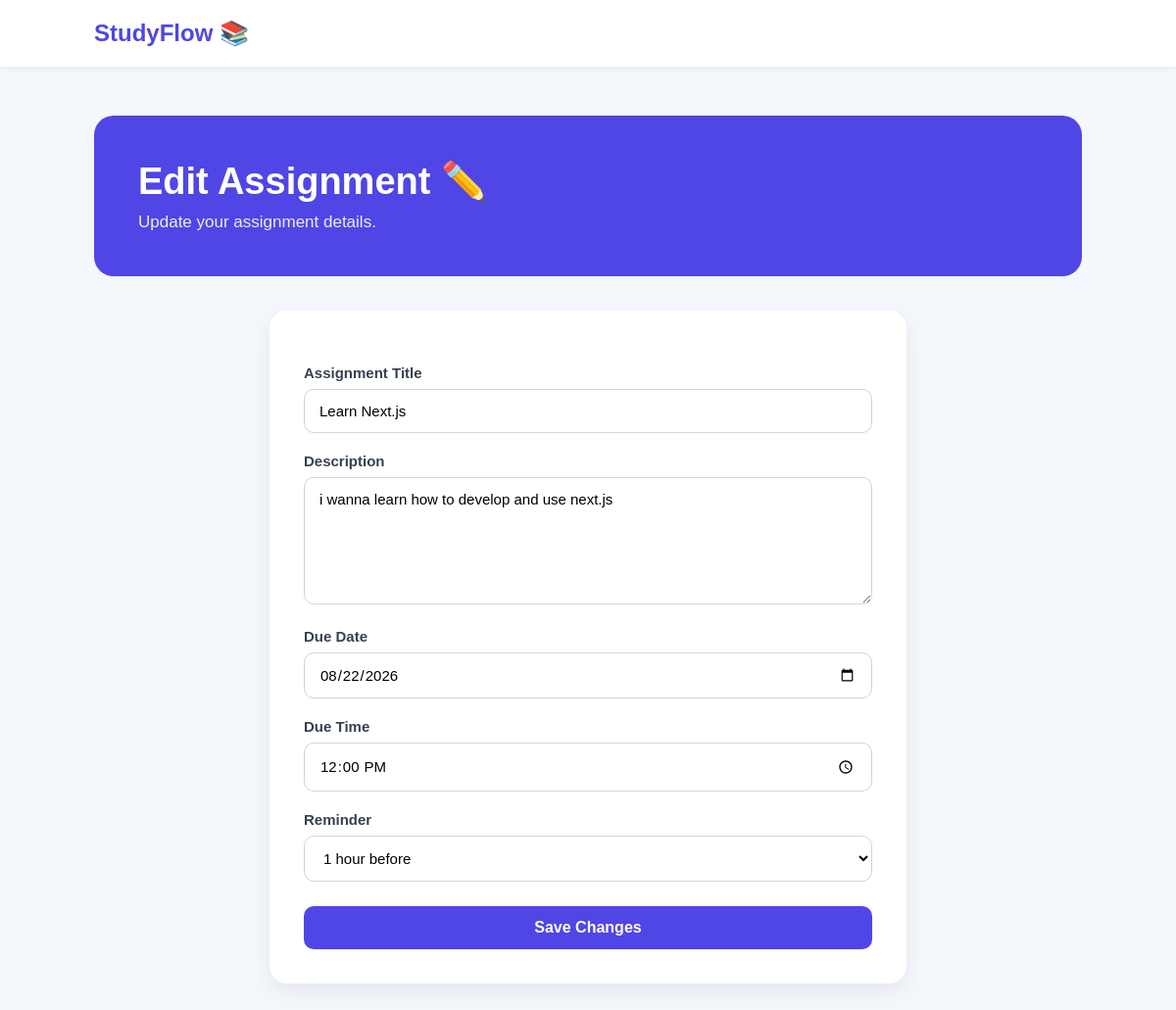
Page /edit/2/ on the committed database.
### app/models.py (models this page shows, shortened)
class Assignment(models.Model):
    title = models.CharField(max_length=200)
    description = models.TextField()
    due_date = models.DateField()
    completed = models.BooleanField(default=False)
    due_time = models.TimeField()
    REMINDER_CHOICES = [
        ('none', 'No reminder'),
        ('1_hour', '1 hour before'),
        ('1_day', '1 day before'),
        ('2_days', '2 days before'),
        ('3_days', '3 days before'),
    ]
    reminder = models.CharField(
        max_length=10,
        choices=REMINDER_CHOICES,
        default='1_hour'
    )
    completed = models.BooleanField(default=False)

### app/views.py (the view, shortened to what this page needs)
# urls.py: path('edit/<int:id>/', views.edit_assignment, name='edit_assignment'),
def edit_assignment(request, id):
    assignment = Assignment.objects.get(id=id)
    return render(request, 'edit_assignment.html', {
        'assignment': assignment
    })

### app/templates/edit_assignment.html (shortened to what this page needs)
{% load static %}
<!DOCTYPE html>
<html>
<head>
    <link rel="stylesheet" href="{% static 'app/style.css' %}">
</head>
<body>
    <nav class="navbar">
        <div class="logo">StudyFlow 📚</div>
    </nav>
    <main class="container">
        <section class="hero">
            <h1>Edit Assignment ✏️</h1>
            <p>Update your assignment details.</p>
        </section>
        <form method="POST">
            <label for="title">Assignment Title</label>
            <input
                type="text"
                id="title"
                name="title"
                value="{{ assignment.title }}"
                required
            >
            <label for="description">Description</label>
            <textarea
                id="description"
                name="description"
                required
            >{{ assignment.description }}</textarea>
            <label for="due_date">Due Date</label>
            <input
                type="date"
                id="due_date"
                name="due_date"
                value="{{ assignment.due_date|date:'Y-m-d' }}"
                required
            >
            <label for="due_time">Due Time</label>
            <input
                type="time"
                id="due_time"
                name="due_time"
                value="{{ assignment.due_time|time:'H:i' }}"
                required
            >
            <label for="reminder">Reminder</label>
            <select id="reminder" name="reminder">
                <option value="1_hour"
                    {% if assignment.reminder == '1_hour' %}selected{% endif %}>
                    1 hour before
                </option>
            </select>
            <button type="submit">
                Save Changes
            </button>
        </form>
    </main>
</body>
</html>

### app/static/app/style.css (style rules this page uses)
* { margin: 0; padding: 0; box-sizing: border-box; }
body { font-family: Arial, sans-serif; background: #f4f7fb; color: #1f2937; }
.navbar { background: #ffffff; padding: 20px 8%; display: flex; justify-content: space-between; align-items: center; box-shadow: 0 2px 10px rgba(0, 0, 0, 0.05); }
.logo { font-size: 24px; font-weight: bold; color: #4f46e5; }
.container { width: 84%; max-width: 1100px; margin: 50px auto; }
.hero { background: #4f46e5; color: white; padding: 45px; border-radius: 20px; margin-bottom: 35px; }
.hero h1 { font-size: 38px; margin-bottom: 10px; }
.hero p { font-size: 17px; opacity: 0.9; }
form { background: white; padding: 30px; border-radius: 15px; box-shadow: 0 4px 15px rgba(0, 0, 0, 0.06); max-width: 700px; margin: 0 auto; }
form label { display: block; margin-bottom: 8px; margin-top: 20px; font-weight: bold; }
form input, form textarea { width: 100%; padding: 12px; border: 1px solid #d1d5db; border-radius: 8px; font-size: 15px; }
form textarea { min-height: 130px; resize: vertical; }
form button, .add-button { display: inline-block; margin-top: 25px; padding: 12px 20px; background: #4f46e5; color: white; border: none; border-radius: 8px; cursor: pointer; text-decoration: none; font-size: 15px; }
form { background: white; max-width: 650px; margin: 30px auto; padding: 35px; border-radius: 18px; box-shadow: 0 8px 25px rgba(0, 0, 0, 0.07); }
form label { display: block; margin: 20px 0 8px; font-size: 15px; font-weight: 600; color: #374151; }
form input, form textarea { width: 100%; padding: 13px 15px; border: 1px solid #d1d5db; border-radius: 10px; font-family: inherit; font-size: 15px; outline: none; transition: 0.2s ease; }
form button { width: 100%; margin-top: 25px; padding: 13px; background: #4f46e5; color: white; border: none; border-radius: 10px; font-size: 16px; font-weight: 600; cursor: pointer; transition: 0.2s ease; }
form select { width: 100%; padding: 13px 15px; border: 1px solid #d1d5db; border-radius: 10px; font-family: inherit; font-size: 15px; background: white; cursor: pointer; outline: none; }

### rows in the picture
Assignment: title "Learn Next.js", description "i wanna learn how to develop and use next.js", due_date "08/22/2026", due_time "12:00", reminder "1 hour before"
